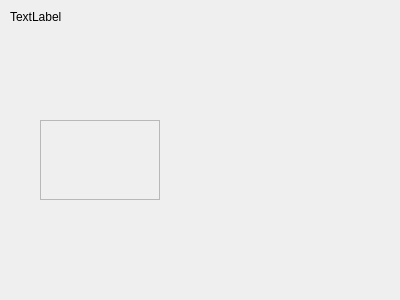
<?xml version="1.0" encoding="UTF-8"?>
<ui version="4.0">
 <class>Setup</class>
 <widget class="QDialog" name="Setup">
  <property name="objectName" >
   <string notr="true">Setup</string>
  </property>
  <property name="windowModality">
   <enum>Qt::ApplicationModal</enum>
  </property>
  <property name="geometry">
   <rect>
    <x>0</x>
    <y>0</y>
    <width>400</width>
    <height>300</height>
   </rect>
  </property>
  <property name="sizePolicy">
   <sizepolicy hsizetype="Fixed" vsizetype="Fixed">
    <horstretch>0</horstretch>
    <verstretch>0</verstretch>
   </sizepolicy>
  </property>
  <property name="minimumSize">
   <size>
    <width>400</width>
    <height>300</height>
   </size>
  </property>
  <property name="maximumSize">
   <size>
    <width>400</width>
    <height>300</height>
   </size>
  </property>
  <property name="windowTitle">
   <string>sourceGameLounge - First Time Setup</string>
  </property>
  <widget class="QLabel" name="topText">
   <property name="geometry">
    <rect>
     <x>10</x>
     <y>10</y>
     <width>380</width>
     <height>13</height>
    </rect>
   </property>
   <property name="sizePolicy">
    <sizepolicy hsizetype="Fixed" vsizetype="Fixed">
     <horstretch>0</horstretch>
     <verstretch>0</verstretch>
    </sizepolicy>
   </property>
   <property name="minimumSize">
    <size>
     <width>380</width>
     <height>0</height>
    </size>
   </property>
   <property name="lineWidth">
    <number>0</number>
   </property>
   <property name="text">
    <string>TextLabel</string>
   </property>
   <property name="textInteractionFlags">
    <set>Qt::NoTextInteraction</set>
   </property>
  </widget>
  <widget class="QScrollArea" name="scrollArea">
   <property name="geometry">
    <rect>
     <x>40</x>
     <y>120</y>
     <width>120</width>
     <height>80</height>
    </rect>
   </property>
   <property name="lineWidth">
    <number>0</number>
   </property>
   <property name="widgetResizable">
    <bool>false</bool>
   </property>
   <widget class="QWidget" name="scrollAreaWidgetContents">
    <property name="geometry">
     <rect>
      <x>0</x>
      <y>0</y>
      <width>118</width>
      <height>78</height>
     </rect>
    </property>
   </widget>
  </widget>
 </widget>
 <layoutdefault spacing="6" margin="11"/>
 <resources/>
 <connections/>
</ui>
